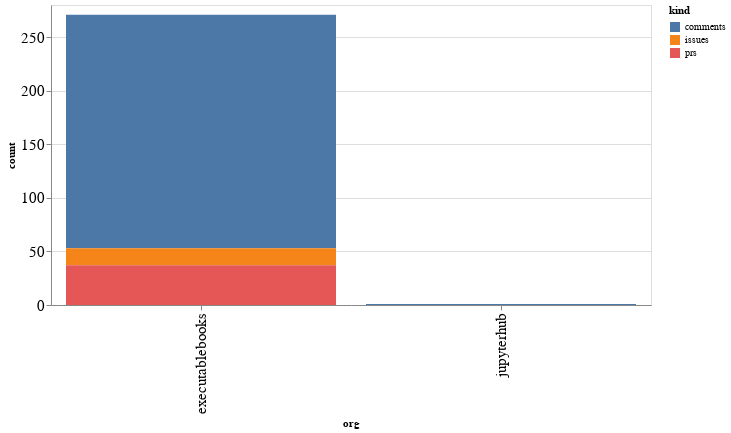

Here is the notebook cell this chart was saved with:
### Code cell
alt.Chart(org_summaries, width=600).mark_bar().encode(
    x='org',
    y='count',
    color='kind',
    tooltip="org"
)

### Figure 1 — Vega-Lite specification as saved in the notebook (floating-point values rounded to 4 significant figures)
{"config": {"axisLeft": {"labelFontSize": 15}, "axisBottom": {"labelFontSize": 15}}, "data": {"name": "data-ffece3698027ef851cf79f9b9a32009a"}, "mark": "bar", "encoding": {"color": {"type": "nominal", "field": "kind"}, "tooltip": {"type": "nominal", "field": "org"}, "x": {"type": "nominal", "field": "org"}, "y": {"type": "quantitative", "field": "count"}}, "width": 600, "$schema": "https://vega.github.io/schema/vega-lite/v4.8.1.json", "datasets": {"data-ffece3698027ef851cf79f9b9a32009a": [{"org": "executablebooks", "kind": "comments", "count": 218}, {"org": "executablebooks", "kind": "issues", "count": 16}, {"org": "executablebooks", "kind": "prs", "count": 37}, {"org": "jupyterhub", "kind": "comments", "count": 1}]}}
